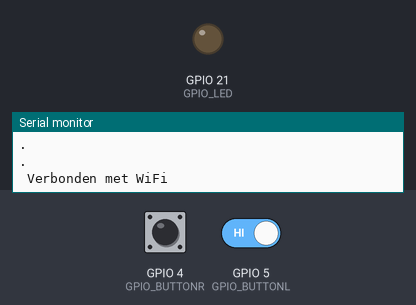
Bench run of a sketch on a simulated ESP32. Shown: output pins drawn as LEDs (lit = HIGH), the last lines printed to the serial monitor. Dashed ring = blinking. The test bench sets the inputs (shaded band); at power-on: GPIO 4 (GPIO_BUTTONR) HIGH, GPIO 5 (GPIO_BUTTONL) HIGH. WiFi joins after 1.5 s; servers stay silent unless stated; the local clock reads 2024-03-15 10:24:30 at power-on unless the sketch sets it; not simulated (calls return 0 or success): secret.h.

Above: at 3.3 s.
3.4 s: GPIO 4 (GPIO_BUTTONR) driven LOW and GPIO 5 (GPIO_BUTTONL) driven LOW
At 3.7 s:
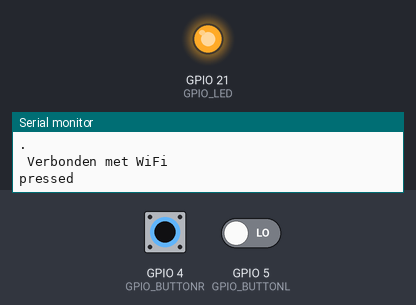
4.9 s: GPIO 4 (GPIO_BUTTONR) driven HIGH
At 6.0 s:
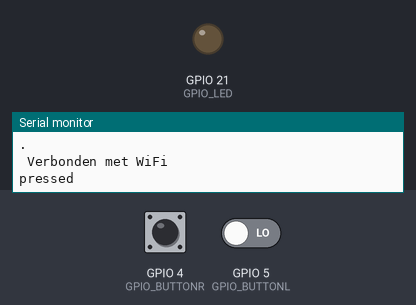
6.4 s: GPIO 4 (GPIO_BUTTONR) driven LOW
At 7.3 s:
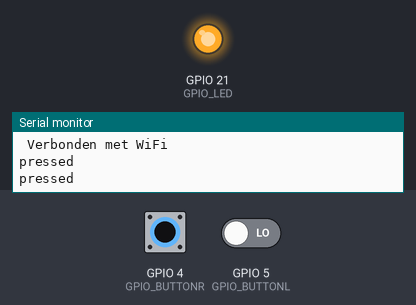
7.9 s: GPIO 4 (GPIO_BUTTONR) pulsed HIGH 5 times (0.12 s each, 0.3 s apart)
At 9.01 s:
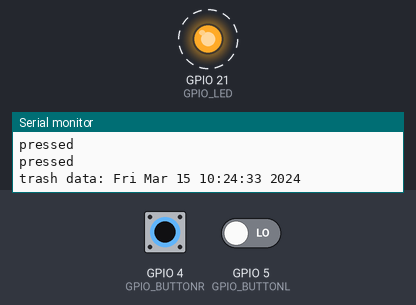
Timing chart, 0 to 10.9 s (numbered marks = the images above; inputs shaded):
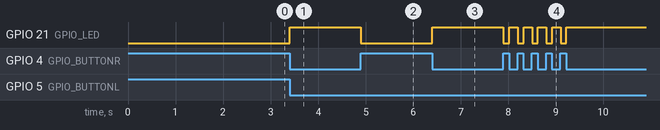

Measured:
- after the input at 3.4 s, GPIO 21 (GPIO_LED): LOW → HIGH at once
- after the input at 4.9 s, GPIO 21 (GPIO_LED): HIGH → LOW at once
- after the input at 6.4 s, GPIO 21 (GPIO_LED): LOW → HIGH at once
- after the input at 7.9 s, GPIO 21 (GPIO_LED): alternates HIGH for 0.18 s and LOW for 0.12 s, 10 changes in all, then stays HIGH, starting at once

The sketch:

Prioriteit.ino
```cpp
#include "WiFi.h"
#include "secret.h"
#include "esp_sntp.h"
#include "time.h"
#define GPIO_LED 21
#define GPIO_BUTTONL 5
#define GPIO_BUTTONR 4

static QueueHandle_t xqueue;
static QueueHandle_t queue;
static const int reset_press = -998;

const char * ntpServer = "nl.pool.ntp.org";
const long gmtOffset_sec = 3600;
const int daylightOffset_sec = 3600;


void WiFi_connect() {
  WiFi.begin(ssid, password);
  while (WiFi.status() != WL_CONNECTED) {
    delay(500);
    printf(".\r\n");
  }
  printf(" Verbonden met WiFi\r\n");
}

char * printLocalTime() {
  //https://docs.espressif.com/projects/esp-idf/en/latest/esp32/apireference/system/system_time.html
  time_t now;
  char * time_buf = (char * ) malloc(64 * sizeof(char));
  struct tm timeinfo;
  time( & now);
  localtime_r( & now, & timeinfo);
  strftime(time_buf, (64 * sizeof(char)), "%c", & timeinfo);
  //ESP_LOGI(TAG, "\r\nde datum/time is: %s\r\n", time_buf);
  return time_buf;
}

static void set_time(void * para)
{
  // init time protocol sync
  sntp_setoperatingmode(SNTP_OPMODE_POLL);
  sntp_setservername(0, "pool.ntp.org");
  sntp_init();
  setenv("TZ", "CET-1CEST-2,M3.5.0/02:00:00,M10.5.0/03:00:00", 1);
  tzset();
  //vTaskSuspend(NULL);
  vTaskDelete(NULL);
}

static void debounce_task(void * argp) {
  unsigned button_gpio = * (unsigned * ) argp;
  uint32_t level, state = 0;
  uint32_t mask = 0x7FFFFFFF;
  int event, last = -999;

 for (;;) {
 level = !digitalRead(button_gpio);
 state = (state << 1) | level;
   if ((state & mask) == mask)
    event = button_gpio; // Press
   else
    event = -button_gpio; // Release
if (event != last) {
if (xQueueSendToBack(queue, & event, 0) == pdPASS) {
last = event;
} else if (event < 0) {

  do {
xQueueReset(queue); // Empty queue
} while (xQueueSendToBack(queue, & reset_press, 0) != pdPASS);
last = event;}
  }
    taskYIELD();
  }
}
//
// Hydraulic Press Task (LED)
//
static void press_task(void * argp) {
  static
  const uint32_t enable = (1 << GPIO_BUTTONL) |
    (1 << GPIO_BUTTONR);
  BaseType_t s;
  int event;
  uint32_t state = 0;
  // Make sure press is OFF
  digitalWrite(GPIO_LED, LOW);
  for (;;) {
   s = xQueueReceive(
   queue, &
   event,
   portMAX_DELAY
    );
    assert(s == pdPASS);
   if (event == reset_press) {
   digitalWrite(GPIO_LED, LOW);
   state = 0;
   printf("RESET!!\n");
    continue;
  }
 if (event >= 0) {
  // Button press
  state |= 1 << event;
 } else {
  // Button release
  state &= ~(1 << -event);
 }
 if (state == enable) {
 // Activate press when both
// Left and Right buttons are
// pressed.
   digitalWrite(GPIO_LED, HIGH);

   char trash[64];
   printf("pressed\r\n");

 if (xQueueSendToBack(xqueue, printLocalTime(), 0) != pdPASS) {
     xQueueReceive(xqueue, & trash, 0);
     printf("trash data: %s\r\n", trash);
     xQueueSendToBack(xqueue, printLocalTime(), 0);
      }
  } else {
      // Deactivate press
      digitalWrite(GPIO_LED, LOW);
    }
  }
}

//
// Initialization:
//
void setup() {
  int app_cpu = xPortGetCoreID();
  static int left = GPIO_BUTTONL;
  static int right = GPIO_BUTTONR;
  TaskHandle_t h;
  BaseType_t rc;

  //task and basetype
  TaskHandle_t tijd;
  BaseType_t settime;
  WiFi_connect();

  xqueue = xQueueCreate(5, 64 * sizeof(char));
  delay(1000); // Allow USB to connect
  queue = xQueueCreate(2, sizeof(int));
  assert(queue);
  pinMode(GPIO_LED, OUTPUT);
  pinMode(GPIO_BUTTONL, INPUT_PULLUP);
  pinMode(GPIO_BUTTONR, INPUT_PULLUP);


 rc = xTaskCreatePinnedToCore(
    debounce_task,

    "debounceL",
    2048, // Stack size
    &left, // Left button gpio
    2, // Priority
    &h, // Task handle
    app_cpu // CPU
  );
  assert(rc == pdPASS);
  assert(h);
//set time task
  settime = xTaskCreatePinnedToCore(
    set_time,
    "Set time",
    2048,
    &tijd,
    3,
    &tijd,
    app_cpu);
  assert(settime == pdPASS);
  assert(tijd);

 rc = xTaskCreatePinnedToCore(
    debounce_task,
    "debounceR",
    2048, // Stack size
    &right, // Right button gpio
    2, // Priority
    &h, // Task handle
    app_cpu // CPU
  );
  assert(rc == pdPASS);
  assert(h);

 rc = xTaskCreatePinnedToCore(
    press_task,
    "led",
    2048, // Stack size
    nullptr, // Not used
    2, // Priority
    &h, // Task handle
    app_cpu // CPU
  );
  assert(rc == pdPASS);
  assert(h);

  vTaskStartScheduler();
}

// Not used:
void loop() {
  vTaskDelete(nullptr);
}
```
